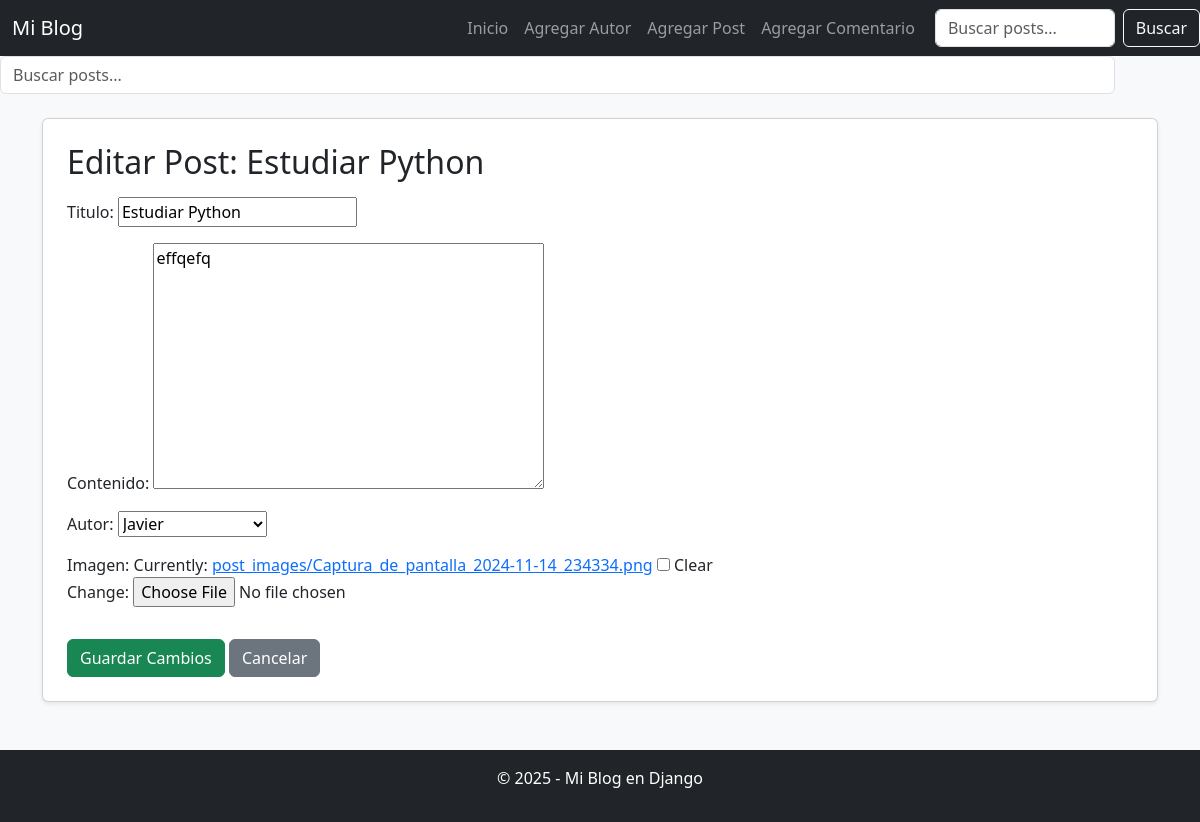
Page /post/12/editar/ on the committed database.
### blog/models.py (models this page shows, shortened)
class Post(models.Model):
    titulo = models.CharField(max_length=200)
    contenido = models.TextField()
    autor = models.ForeignKey('Autor', on_delete=models.CASCADE)
    fecha_publicacion = models.DateTimeField(auto_now_add=True)
    imagen = models.ImageField(upload_to='post_images/', blank=True, null=True)  # Nuevo campo

### blog/views.py (the view)
# urls.py: path('post/<int:post_id>/editar/', editar_post, name='editar_post'),
def editar_post(request, post_id):
    post = get_object_or_404(Post, id=post_id)
    if request.method == "POST":
        form = PostForm(request.POST, request.FILES, instance=post)
        if form.is_valid():
            form.save()
            return redirect('detalle_post', post_id=post.id)
    else:
        form = PostForm(instance=post)
    return render(request, 'blog/editar_post.html', {'form': form, 'post': post})

### blog/forms.py
class PostForm(forms.ModelForm):
    class Meta:
        model = Post
        fields = ['titulo', 'contenido', 'autor', 'imagen']  # Agregamos "imagen"

### blog/models.py (called while the page is built)
    def __str__(self):
        return self.nombre

### blog/templates/blog/editar_post.html (shortened to what this page needs)
{% extends 'blog/base.html' %}
{% block content %}
<div class="card p-4 shadow-sm">
    <h2 class="mb-3">Editar Post: {{ post.titulo }}</h2>
    <form method="post" enctype="multipart/form-data">
        {{ form.as_p }}
        <button type="submit" class="btn btn-success mt-3">Guardar Cambios</button>
        <a href="{% url 'detalle_post' post.id %}" class="btn btn-secondary mt-3">Cancelar</a>
    </form>
</div>
{% endblock %}

### rows in the picture
Post: titulo "Estudiar Python", contenido "effqefq", autor "Javier"
